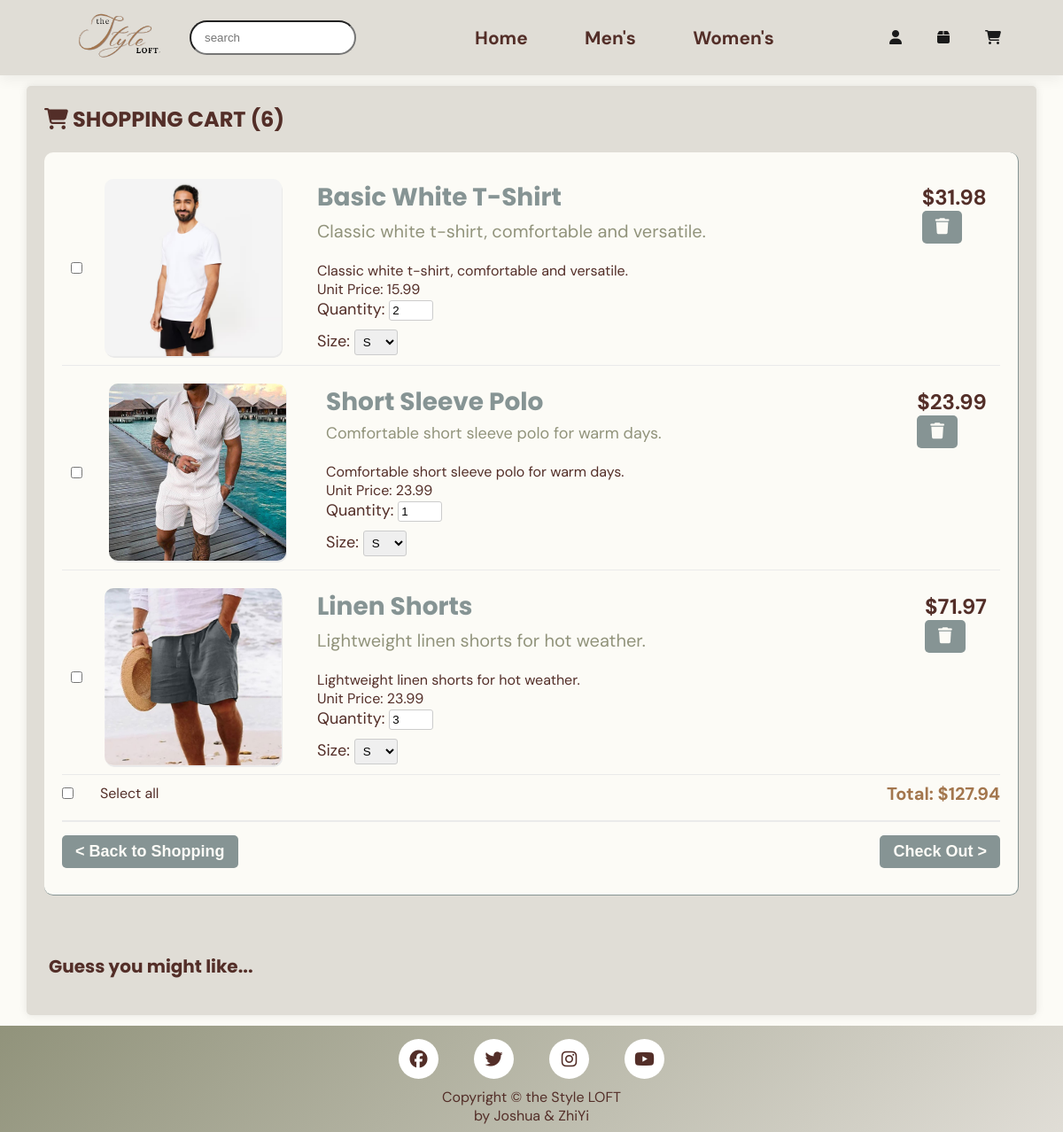
Page /src/cart.php (signed in) on the committed database.
### tables this page shows
CREATE TABLE shoppingCart (
    cartId INT PRIMARY KEY AUTO_INCREMENT,
    productSize VARCHAR(5) NOT NULL,
    quantity INT NOT NULL,
    
    customerId INT,
    productId INT,
    FOREIGN KEY (customerId) REFERENCES users(customerId),
    FOREIGN KEY (productId) REFERENCES products(productId)
);

CREATE TABLE products (
    productId INT PRIMARY KEY AUTO_INCREMENT,
    productName VARCHAR(100) NOT NULL,
    descrip TEXT,
    price DECIMAL(10, 2) NOT NULL,
    productImage VARCHAR(200) NOT NULL,

    categoryId INT,
    FOREIGN KEY (categoryId) REFERENCES categories(categoryId)
);

### src/cart.php (the view, shortened to what this page needs)
<!DOCTYPE html>
<html lang="en">
<head>
<link rel="stylesheet" href="../static/css/general.css">
<link rel="stylesheet" href="../static/css/cart.css">
</head>
<body>
    <header>
        <div id="searchbar">
            <a href="#"><img src="../static/asset/image/logo.png" class="logo" alt="logo"></a>
            <input type="text" placeholder="search">
        </div>
        <div>
            <nav>
                <ul>
                    <li><a href="home.php">Home</a></li>
                    <li><a href="mens.php">Men's</a></li>
                    <li><a href="womens.php">Women's</a></li>
                </ul>
            </nav>
        </div>
        <div>
            <ul id="iconbar">
                <li><a href="profile.php"><i class="fa-solid fa-user"></i></a></li>
                <li><a href="orderTracking.php"><i class="fa-solid fa-box"></i></a></li>
                <li><a href="cart.php"><i class="fa-solid fa-cart-shopping"></i></a></li>
            </ul>
        </div>
    </header>
    <div id="wrapper">
        <div>
            <h2><i class="fa-solid fa-cart-shopping"></i>  SHOPPING CART
            <?php
                $db = new mysqli('localhost', 'root', '', 'myStyleLoft');
                $customerId = $_SESSION['customerId'];
                $stmt = $db->prepare("SELECT SUM(quantity) AS numItems FROM shoppingCart WHERE customerId = ?");
                $stmt->bind_param("s", $customerId);
                $stmt->execute();
                $result = $stmt->get_result();
                $numItems = 0;
                if ($result && $row = $result->fetch_assoc()) {
                    $numItems = (int)$row["numItems"];
                }
                echo "($numItems) </h2>";
            ?>
        </div>
        <div id="cart">
            <form id="shoppingCart" action="../src/checkOut.php" method="POST">
                <div id="itemsInCart">
                    <?php
                        $db = new mysqli('localhost', 'root', '', 'myStyleLoft');
                        $stmt = $db->prepare("SELECT * FROM shoppingCart WHERE customerId = ?");
                        $stmt->bind_param("s", $_SESSION['customerId']);
                        $stmt->execute();
                        $result = $stmt->get_result();
                        $totalPrice = 0;
                        if ($result && $result->num_rows > 0) {
                            while ($row = $result->fetch_assoc()) {
                                $productId = $row['productId'];
                                $product_query = $db->prepare("SELECT * FROM products WHERE productId = ?");
                                $product_query->bind_param("d", $productId);
                                $product_query->execute();
                                $product_result = $product_query->get_result();
                                $product = 0;
                                if ($product_result) {
                                    $products = $product_result->fetch_assoc();
                                    if ($products) {
                                        $product = $products;
                                    }
                                }
                                $subtotal = $product["price"] * intval($row["quantity"]);
                                $totalPrice += $subtotal;
                                echo '<div class="cartItem">';
                                echo '<input type="checkbox" name="selected[]" value="' . $product['productId'] . '" class="itemCheckbox">';
                                echo '<img src="' . $product['productImage'] . '" alt="Product Image">';
                                echo '<div class="productDetails">';
                                echo '<h3>'.$product['productName'].'</h3>';
                                echo '<p>'.$product['descrip'].'</p><br>';
                                echo '<input type="hidden" name="descrip[]" value="'.$product['descrip'].'">'.$product['descrip'].'</input><br>';
                                echo '<span>Unit Price: </span>';
                                echo '<span class="unit_price">'.$product["price"].'</span><br>';
                                echo '<div class="quantity">Quantity:
                                        <input class="quantity_input" type="number" name="quantity[]" value="'.$row['quantity'].'" min="1">
                                    </div>';
                                echo '<div class="size">Size: ';
                                echo '<select name="size[]">';
                                $sizes = ['S', 'M', 'L', 'XL'];
                                foreach ($sizes as $size) {
                                    $selected = ($size == $row['size']) ? 'selected' : '';
                                    echo '<option value="'.$size.'" '.$selected.'>'.$size.'</option>';
                                }
                                echo '</select></div>';
                                echo '</div>';
                                echo '<div class="subtotalremove">';
                                echo '<div class="price">$'.number_format($subtotal, 2).'</div>';
                                echo '<form action="removeFromCart.php" method="POST" class="removeItemForm">';
                                echo '<button type="submit" id="removeFromCart" onclick="removeFromCart.php"><i class="fa-solid fa-trash"></i></button>';
                                echo '</form>';
                                echo '</div>';
                                echo '</div>';
                            }
                        } else {
                            echo '<p>Your cart is empty.</p>';
                        }
                        echo "<div id='test' style='display: flex; flex-direction: row-reverse; justify-content: space-between; align-items: center;'>";
                        echo '<div class="total" style="text-align:right;">Total: $'.number_format($totalPrice, 2).'</div>';
                    ?>
                    <div style="text-align:left;">
                        <input type="checkbox" name="selectAll" id="selectAll" onclick="toggleSelectAll(this)">
                        <label for="selectAll">Select all</label>
                    </div>
                    </div>
                </div>
                <div id="action">
                    <button type="button" id="backToShopping"
                    onclick="window.location.href='mens.php'">&lt; Back to Shopping</button>
                    <button type="submit" id="checkOut" onclick="redirectToCheckout(this)">Check Out &gt;</button>
                </div>
            </form>
        </div>
        <div id="guess">
            <h2>Guess you might like...</h2>
        </div>
    </div>
    <footer>
        <div class="socialMedia">
            <div class="icon facebook">
                <span><i><i class="fa-brands fa-facebook"></i></i></span>
            </div>
            <div class="icon X">
                <span><i><i class="fa-brands fa-twitter"></i></i></span>
            </div>
            <div class="icon instagram">
                <span><i><i class="fa-brands fa-instagram"></i></i></span>
            </div>
            <div class="icon youtube">
                <span><i><i class="fa-brands fa-youtube"></i></i></span>
            </div>
        </div>
        <div>
            Copyright &copy; the Style LOFT
            <br>by Joshua & ZhiYi<br>
        </div>
    </footer>
</body>
</html>

### static/css/general.css (style rules this page uses)
* { margin: 0; padding: 0; box-sizing: border-box; }
body { font-family: 'DM Sans', sans-serif; color: #532e28; background-color: #fcfbf6; margin: 0; padding: 0; }
h2, h3 { font-family: 'Poppins', sans-serif; color: #a3764d; }
header { display: flex; align-items: center; justify-content: space-between; padding: 10px 50px; background-color: #E0DDD6; box-shadow: 0 5px 15px rgba(0, 0,0 , 0.06); z-index: 999; position: sticky; top: 0; left: 0; }
header img { height: 60px; padding: 0; margin: 0; }
#searchbar { display: flex; align-items: center; justify-content: center; gap: 20px; }
#searchbar img { border-radius: 50%; }
#searchbar input { width: 50%; padding: 10px 40px 10px 15px; border-radius: 25px; outline: none; }
#iconbar { display: flex; align-items: center; justify-content: center; }
#iconbar li { list-style: none; padding: 0 20px; position: relative; }
#iconbar li a { text-decoration: none; font-size: 16px; font-weight: 600; color: #1a1a1a; transition: 0.3s ease; }
nav { display: flex; text-align: center; justify-content: center; padding: 10px; }
nav li { list-style: none; display: inline; padding: 0 30px; position: relative; }
nav li a { text-decoration: none; font-size: 130%; font-weight: 700; color: #532e28; transition: 0.3s ease; }
#wrapper { display: flex; flex-direction: column; min-height: 60vh; width: 95%; max-width: 1200px; min-width:600px; background-color: #e0ddd6; margin: 1% auto; padding: 20px; border-radius: 5px; box-shadow: 0px 0px 10px rgba(0, 0, 0, 0.1); }
#wrapper h2 { color: #532e28; }
footer { flex: none; background: linear-gradient(315deg, #E0DDD6, #91937B); height: 120px; width: 100%; left: 0px; bottom: 0px; text-align: center; padding: 5px; clear: right; position: sticky; top: 50px; }
footer .socialMedia { display: flex; bottom: 0; height: 65px; width: 100%; justify-content: center; align-items: center; }
footer .icon { margin: 0 20px; display: flex; align-items: center; justify-content: center; cursor: pointer; flex-direction: column; position: relative; z-index: 2; text-decoration: none; transition: 0.4s cubic-bezier(0.68, -0.55, 0.265, 1.55); }
footer .icon span { display: block; position: relative; height: 45px; width: 45px; display: block; background: #fff; border-radius: 50%; z-index: 2; text-align: center; box-shadow: 0 10px 10px rgba(0, 0, 0, 0.1s); }
footer .icon span i { font-size: 20px; line-height: 45px; }

### static/css/cart.css (style rules this page uses)
#cart { background: #fcfbf6; padding: 20px; margin: 20px 0; border-right: 1px solid #859393; border-bottom: 1px solid #869494; border-radius: 10px; }
.cartItem { display: flex; justify-content: space-between; align-items: center; padding: 10px; border-bottom: 1px solid #eaeaea; }
.cartItem img { width: 200px; height: 200px; border-radius: 10px; box-shadow: 1px 2px #eaeaea; }
input[type="checkbox"] { margin-right: 25px; }
.productDetails { height: 200px; flex-grow: 2; padding-left: 40px; }
.productDetails h3 { font-family: "Poppins", sans-serif; font-weight: bold; color: #869494; font-size: 28px; padding-bottom: 2px; }
.productDetails p { font-size: 20px; color: #91937b; margin: 2px 0 0; }
.quantity, .size { font-size: 18px; margin-bottom: 10px; color: #532e28; }
.quantity input[type="number"] { width: 50px; padding: 3px; border: 1px solid #ccc; border-radius: 3px; }
.size select { padding: 5px; border: 1px solid #ccc; border-radius: 3px; }
.price { font-size: 24px; font-weight: bold; text-align: right; margin-top: 0px; }
#cart div:nth-child(2) { margin: 10px 0; display: flex; align-items: center; gap: 5px; }
#cart div:nth-child(2) p { font-size: 18px; margin: 0; }
.subtotalremove { align-items: right; height: 200px; padding: 0.5%; }
.total { display: flex; flex-direction: row-reverse; justify-content: space-between; font-size: 20px; font-weight: bold; text-align: right; color: #a3764d; align-items: center; }
button[type="submit"], button[type="button"] { padding: 8px 15px; font-size: 18px; font-weight: bold; color: #fcfbf6; background-color: #869494; border: none; border-radius: 5px; cursor: pointer; transition: background-color 0.3s ease; }
#action { justify-content: space-between; margin-top: 15px; padding-top: 15px; border-top: 2px solid #eaeaea; }
#guess { margin-top: 40px; padding: 5px 5px; background-color: #E0DDD6; }
#guess h2 { font-family: "Poppins", sans-serif; font-size: 20px; font-weight: bold; margin-bottom: 15px; color: #532e28; }

### rows in the picture
shoppingcart: productId.productImage (picture), productId.productName "Basic White T-Shirt", productId.descrip "Classic white t-shirt, comfortable and versatile.", productId.price "15.99", quantity "2", subtotal "31.98"
shoppingcart: productId.productImage (picture), productId.productName "Short Sleeve Polo", productId.descrip "Comfortable short sleeve polo for warm days.", productId.price "23.99", quantity "1"
shoppingcart: productId.productImage (picture), productId.productName "Linen Shorts", productId.descrip "Lightweight linen shorts for hot weather.", productId.price "23.99", quantity "3", subtotal "71.97"

### other values in the picture
$numItems "6"
$totalPrice "127.94"
form field value "S"
